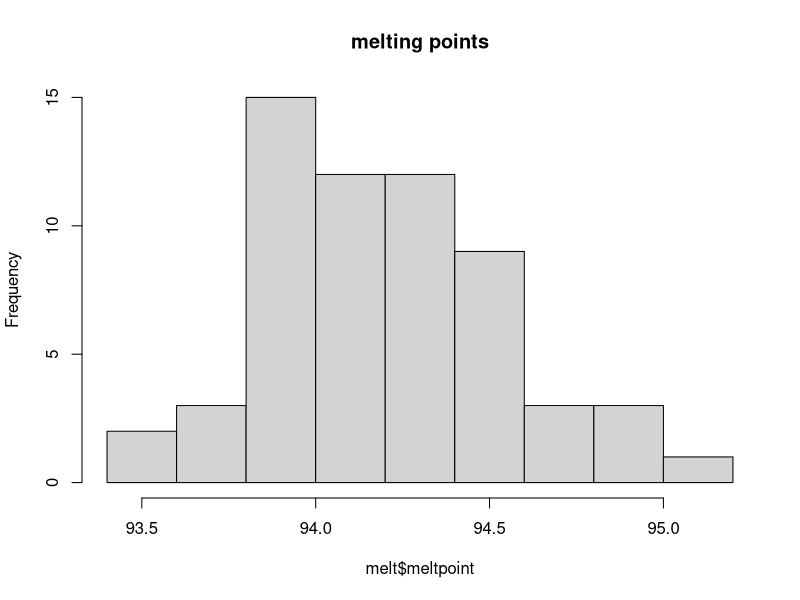
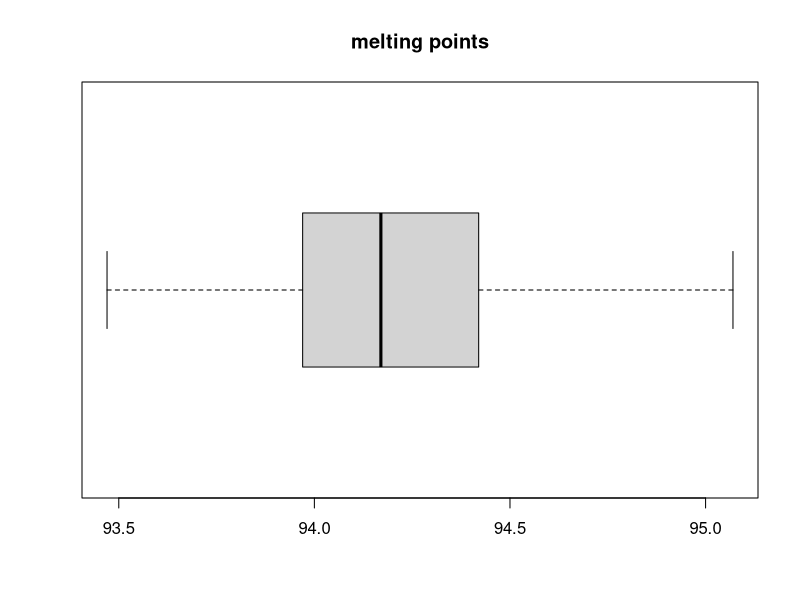

These figures' R source, in order:
# Task 2

q1 <- 2^10
q2 <- log(10, base = 2)
q3a <- cospi(2)
q3b <- asin(0.5)
q3c <- qt(0.05, 10) # Double check

# Task 3

#X <- 2 invalid
X1 <- 3
X_ <- 4
#_X <- 5 invalid
.X <- 6
X. <- 7

#Task 4

temp_C <- c(23.5,23.4,22.1,19.5)
sd(temp_C)
i <- 1
tempF <-  c(1,2,3,4)
for(i in temp_C) {
  tempF <- temp_C * 33.8
  print(i)
}
tempF

# Task 5

independantNo <- runif(10, 1, 10)



# --------------------------------------------------------------------------
melt = read.table("melt.dat", header = TRUE)
head(melt)
head(melt$meltpoint)

stem(melt$meltpoint)
hist(melt$meltpoint, main = "melting points")
boxplot(melt$meltpoint, horizontal = TRUE,
        main = "melting points")
summary(melt$meltpoint)
sd(melt$meltpoint)
mean(melt$meltpoint)

# --------------------------------------------------------------------------
t.test(meltpoint ~ burner, data = melt)

pValue <- t.test(meltpoint ~ burner, data = melt)$p.value

if(pValue < 0.05) {
  print("Reject")
} else {
  print("Do Not Reject")
}

# --------------------------------------------------------------------------
CI <- t.test(meltpoint ~ burner, data = melt)$conf.int
# Ask how to find confidence interval
CI

# --------------------------------------------------------------------------

# Values will chance since the sample has changed.



